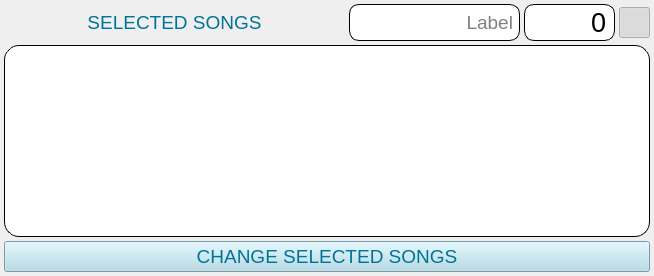
              <widget class="QFrame" name="songsSelectFrame">
               <property name="autoFillBackground">
                <bool>false</bool>
               </property>
               <property name="styleSheet">
                <string notr="true">QFrame#songsSelectFrame {border-color: lightblue}
</string>
               </property>
               <property name="frameShape">
                <enum>QFrame::Box</enum>
               </property>
               <property name="frameShadow">
                <enum>QFrame::Plain</enum>
               </property>
               <property name="lineWidth">
                <number>0</number>
               </property>
               <property name="midLineWidth">
                <number>0</number>
               </property>
               <layout class="QVBoxLayout" name="songsSelectedFrameVLayout">
                <property name="spacing">
                 <number>4</number>
                </property>
                <property name="leftMargin">
                 <number>4</number>
                </property>
                <property name="topMargin">
                 <number>4</number>
                </property>
                <property name="rightMargin">
                 <number>4</number>
                </property>
                <property name="bottomMargin">
                 <number>4</number>
                </property>
                <item>
                 <layout class="QHBoxLayout" name="selectedSongsHLayoutToggle">
                  <property name="spacing">
                   <number>4</number>
                  </property>
                  <item>
                   <layout class="QHBoxLayout" name="selectedSongsHeadingHLayout" stretch="4,2,1">
                    <property name="spacing">
                     <number>4</number>
                    </property>
                    <item>
                     <widget class="QLabel" name="selectedSongsHeading">
                      <property name="sizePolicy">
                       <sizepolicy hsizetype="Preferred" vsizetype="Fixed">
                        <horstretch>0</horstretch>
                        <verstretch>0</verstretch>
                       </sizepolicy>
                      </property>
                      <property name="minimumSize">
                       <size>
                        <width>0</width>
                        <height>31</height>
                       </size>
                      </property>
                      <property name="font">
                       <font>
                        <pointsize>14</pointsize>
                       </font>
                      </property>
                      <property name="styleSheet">
                       <string notr="true">border-color: lightblue;
color: rgb(0,115,150)</string>
                      </property>
                      <property name="text">
                       <string>SELECTED SONGS</string>
                      </property>
                      <property name="alignment">
                       <set>Qt::AlignCenter</set>
                      </property>
                     </widget>
                    </item>
                    <item>
                     <widget class="QLineEdit" name="songsCustomName">
                      <property name="sizePolicy">
                       <sizepolicy hsizetype="Expanding" vsizetype="Fixed">
                        <horstretch>0</horstretch>
                        <verstretch>0</verstretch>
                       </sizepolicy>
                      </property>
                      <property name="minimumSize">
                       <size>
                        <width>91</width>
                        <height>37</height>
                       </size>
                      </property>
                      <property name="baseSize">
                       <size>
                        <width>0</width>
                        <height>37</height>
                       </size>
                      </property>
                      <property name="font">
                       <font>
                        <pointsize>14</pointsize>
                       </font>
                      </property>
                      <property name="styleSheet">
                       <string notr="true">QLineEdit {
  border-color:black;
  border-width: 1px;        
  border-style: solid;
  border-radius: 10px;
  background:white;
  margin:0px;
  padding-right:4px
}</string>
                      </property>
                      <property name="inputMethodHints">
                       <set>Qt::ImhDigitsOnly</set>
                      </property>
                      <property name="text">
                       <string notr="true"/>
                      </property>
                      <property name="maxLength">
                       <number>103</number>
                      </property>
                      <property name="alignment">
                       <set>Qt::AlignRight|Qt::AlignTrailing|Qt::AlignVCenter</set>
                      </property>
                      <property name="readOnly">
                       <bool>false</bool>
                      </property>
                      <property name="placeholderText">
                       <string>Label</string>
                      </property>
                     </widget>
                    </item>
                    <item>
                     <widget class="QLineEdit" name="songCount">
                      <property name="sizePolicy">
                       <sizepolicy hsizetype="Expanding" vsizetype="Fixed">
                        <horstretch>0</horstretch>
                        <verstretch>0</verstretch>
                       </sizepolicy>
                      </property>
                      <property name="minimumSize">
                       <size>
                        <width>91</width>
                        <height>37</height>
                       </size>
                      </property>
                      <property name="baseSize">
                       <size>
                        <width>0</width>
                        <height>37</height>
                       </size>
                      </property>
                      <property name="font">
                       <font>
                        <pointsize>20</pointsize>
                       </font>
                      </property>
                      <property name="styleSheet">
                       <string notr="true">QLineEdit {
  border-color:black;
  border-width: 1px;        
  border-style: solid;
  border-radius: 10px;
  background:white;
  margin:0px;
  padding-right:4px
}</string>
                      </property>
                      <property name="inputMethodHints">
                       <set>Qt::ImhDigitsOnly</set>
                      </property>
                      <property name="text">
                       <string notr="true">0</string>
                      </property>
                      <property name="maxLength">
                       <number>100</number>
                      </property>
                      <property name="alignment">
                       <set>Qt::AlignRight|Qt::AlignTrailing|Qt::AlignVCenter</set>
                      </property>
                      <property name="readOnly">
                       <bool>true</bool>
                      </property>
                     </widget>
                    </item>
                   </layout>
                  </item>
                  <item>
                   <widget class="QPushButton" name="displaySelectedSongsButton">
                    <property name="sizePolicy">
                     <sizepolicy hsizetype="Fixed" vsizetype="Fixed">
                      <horstretch>0</horstretch>
                      <verstretch>0</verstretch>
                     </sizepolicy>
                    </property>
                    <property name="minimumSize">
                     <size>
                      <width>31</width>
                      <height>31</height>
                     </size>
                    </property>
                    <property name="maximumSize">
                     <size>
                      <width>31</width>
                      <height>31</height>
                     </size>
                    </property>
                    <property name="font">
                     <font>
                      <pointsize>14</pointsize>
                     </font>
                    </property>
                    <property name="styleSheet">
                     <string notr="true">
  border-color: lightblue;
color: rgb(0,115,150)
</string>
                    </property>
                    <property name="text">
                     <string/>
                    </property>
                    <property name="icon">
                     <iconset resource="resources.qrc">
                      <normaloff>:/icons/resources/icons/up_icon.png</normaloff>
                      <normalon>:/icons/resources/icons/down_icon.png</normalon>:/icons/resources/icons/up_icon.png</iconset>
                    </property>
                    <property name="iconSize">
                     <size>
                      <width>32</width>
                      <height>32</height>
                     </size>
                    </property>
                    <property name="checkable">
                     <bool>true</bool>
                    </property>
                    <property name="checked">
                     <bool>true</bool>
                    </property>
                   </widget>
                  </item>
                 </layout>
                </item>
                <item>
                 <widget class="QWidget" name="songsSelectWidget" native="true">
                  <layout class="QVBoxLayout" name="songsSelectWidgetVLayout">
                   <property name="spacing">
                    <number>4</number>
                   </property>
                   <property name="leftMargin">
                    <number>0</number>
                   </property>
                   <property name="topMargin">
                    <number>0</number>
                   </property>
                   <property name="rightMargin">
                    <number>0</number>
                   </property>
                   <property name="bottomMargin">
                    <number>0</number>
                   </property>
                   <item>
                    <widget class="QTableView" name="selectedSongsTableView">
                     <property name="minimumSize">
                      <size>
                       <width>0</width>
                       <height>170</height>
                      </size>
                     </property>
                     <property name="font">
                      <font>
                       <pointsize>10</pointsize>
                       <weight>50</weight>
                       <bold>false</bold>
                      </font>
                     </property>
                     <property name="styleSheet">
                      <string notr="true">QTableView QTableCornerButton::section {
  background-color:lightblue;
  border: none;
  /* border-right: 1px solid rgb(100, 100, 215);
  border-bottom: 1px solid rgb(100, 100, 215);
  border-top: 0px;
  border-left: 0px;*/
  border-top-left-radius: 15px
}

QHeaderView::section::horizontal {
  font-size:12pt;
  padding-bottom:6px;
  background-color: lightblue;
  border: none;
  /*border-right: 1px solid rgb(100, 100, 215);*/
  border-bottom: 1px solid rgb(100, 100, 215);
 }

QHeaderView::section::horizontal::last {
  border-right: 0px;
  border-top-right-radius: 15px
}

QHeaderView::section::horizontal::only-one {
  background-color: transparent;
  border: none;
  border-left: 0px;
  border-top-left-radius: 15px;
  border-right: 0px;
  border-top-right-radius: 15px
}

QHeaderView::section::vertical {
  background-color: lightblue;
  border: none;
  border-right: 1px solid rgb(100, 100, 215);
  /*border-bottom: 1px solid lightgrey;*/
  padding-left: 9px
 }

QHeaderView::section::vertical::last {
  border-bottom: 0px;
  border-bottom-left-radius: 15px
}

QHeaderView {
  border:0px;
  background-color: transparent;
  border-radius: 15px
}

QTableView {
  border-color:black;
  border-width: 1px;        
  border-style: solid;
  border-radius: 15px;
  background-color:white;
  alternate-background-color:rgb(215,245,255);
  gridline-color: lightblue
}

QAbstractScrollArea::corner {
  background: transparent
}

QScrollBar {
  border: 1px solid black;
  background: white;
  border-radius: 12px;
  margin: 0px
}

QScrollBar::handle {
 border: 1px solid lightblue;
  background:lightblue;
  border-radius: 9px;
}

QScrollBar::sub-line, QScrollBar::add-line {
  background:transparent;
  subcontrol-origin:margin;
}

QScrollBar::left-arrow, QScrollBar::right-arrow,
QScrollBar::add-page, 
QScrollBar::sub-page {
  background:transparent
}

QScrollBar:horizontal {
  height:25px
}

QScrollBar:vertical {
  width: 25px
}

QScrollBar::sub-line:horizontal {
  width: 0px;
  subcontrol-position:left
}

QScrollBar::add-line:horizontal {
  width: 0px;
  subcontrol-position:right
}

QScrollBar::sub-line:vertical {
  height: 0px;
  subcontrol-position: top
}

QScrollBar::add-line:vertical {
  height: 0px;
  subcontrol-position: bottom
}</string>
                     </property>
                     <property name="alternatingRowColors">
                      <bool>true</bool>
                     </property>
                     <attribute name="horizontalHeaderStretchLastSection">
                      <bool>true</bool>
                     </attribute>
                     <attribute name="verticalHeaderCascadingSectionResizes">
                      <bool>true</bool>
                     </attribute>
                     <attribute name="verticalHeaderMinimumSectionSize">
                      <number>30</number>
                     </attribute>
                     <attribute name="verticalHeaderStretchLastSection">
                      <bool>false</bool>
                     </attribute>
                    </widget>
                   </item>
                   <item>
                    <widget class="QPushButton" name="changeSelectedSongsButton">
                     <property name="sizePolicy">
                      <sizepolicy hsizetype="MinimumExpanding" vsizetype="MinimumExpanding">
                       <horstretch>0</horstretch>
                       <verstretch>0</verstretch>
                      </sizepolicy>
                     </property>
                     <property name="minimumSize">
                      <size>
                       <width>0</width>
                       <height>31</height>
                      </size>
                     </property>
                     <property name="font">
                      <font>
                       <pointsize>14</pointsize>
                       <stylestrategy>PreferAntialias</stylestrategy>
                      </font>
                     </property>
                     <property name="styleSheet">
                      <string notr="true">QPushButton {
  border-color:rgb(0,115,150);
  background: lightblue;
  color: rgb(0,115,150)
}

QPushButton:pressed {
  background:lightsteelblue;
  border-style: inset
}

QPushButton::menu-indicator {
  image: url(:/icons/icons/down_icon.png);
  width:20px;
  height:20px;
  subcontrol-position: right center
}
QPushButton QMenu {
  font-size:14pt;
  background-color:lightblue;
  color: rgb(0,115,150)
}
QPushButton QMenu::item {
  background:transparent
}
QPushButton QMenu::item::selected{
  background-color:lightskyblue
}</string>
                     </property>
                     <property name="text">
                      <string>CHANGE SELECTED SONGS</string>
                     </property>
                     <property name="iconSize">
                      <size>
                       <width>16</width>
                       <height>23</height>
                      </size>
                     </property>
                    </widget>
                   </item>
                  </layout>
                 </widget>
                </item>
               </layout>
              </widget>
